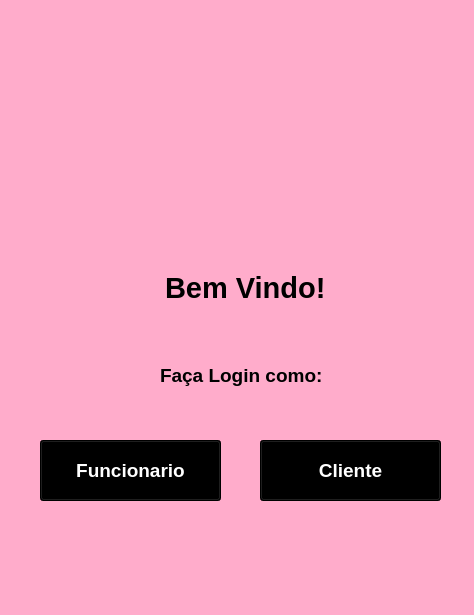
<?xml version="1.0" encoding="UTF-8"?>
<ui version="4.0">
 <class>Form</class>
 <widget class="QWidget" name="Form">
  <property name="geometry">
   <rect>
    <x>0</x>
    <y>0</y>
    <width>474</width>
    <height>615</height>
   </rect>
  </property>
  <property name="windowTitle">
   <string>Pre Login</string>
  </property>
  <property name="windowIcon">
   <iconset>
    <normaloff>../new tela/diamond-removebg-preview.png</normaloff>../new tela/diamond-removebg-preview.png</iconset>
  </property>
  <property name="styleSheet">
   <string notr="true">background-color: rgba(255, 172,  203);</string>
  </property>
  <widget class="QLabel" name="label">
   <property name="geometry">
    <rect>
     <x>94</x>
     <y>10</y>
     <width>291</width>
     <height>231</height>
    </rect>
   </property>
   <property name="maximumSize">
    <size>
     <width>291</width>
     <height>231</height>
    </size>
   </property>
   <property name="text">
    <string/>
   </property>
   <property name="pixmap">
    <pixmap>../new tela/biju-removebg-preview.png</pixmap>
   </property>
   <property name="scaledContents">
    <bool>true</bool>
   </property>
  </widget>
  <widget class="QLabel" name="label_2">
   <property name="geometry">
    <rect>
     <x>165</x>
     <y>267</y>
     <width>161</width>
     <height>41</height>
    </rect>
   </property>
   <property name="font">
    <font>
     <family>Nirmala UI</family>
     <pointsize>22</pointsize>
     <weight>75</weight>
     <bold>true</bold>
    </font>
   </property>
   <property name="text">
    <string>Bem Vindo!</string>
   </property>
  </widget>
  <widget class="QPushButton" name="funcionario">
   <property name="geometry">
    <rect>
     <x>40</x>
     <y>440</y>
     <width>181</width>
     <height>61</height>
    </rect>
   </property>
   <property name="font">
    <font>
     <family>Nirmala UI</family>
     <pointsize>14</pointsize>
     <weight>75</weight>
     <bold>true</bold>
    </font>
   </property>
   <property name="styleSheet">
    <string notr="true">color: rgb(255, 255, 255);
background-color: rgb(0, 0, 0);</string>
   </property>
   <property name="text">
    <string>Funcionario</string>
   </property>
  </widget>
  <widget class="QPushButton" name="cliente">
   <property name="geometry">
    <rect>
     <x>260</x>
     <y>440</y>
     <width>181</width>
     <height>61</height>
    </rect>
   </property>
   <property name="font">
    <font>
     <family>Nirmala UI</family>
     <pointsize>14</pointsize>
     <weight>75</weight>
     <bold>true</bold>
    </font>
   </property>
   <property name="styleSheet">
    <string notr="true">color: rgb(255, 255, 255);
background-color: rgb(0, 0, 0);</string>
   </property>
   <property name="text">
    <string>Cliente</string>
   </property>
  </widget>
  <widget class="QLabel" name="label_3">
   <property name="geometry">
    <rect>
     <x>160</x>
     <y>360</y>
     <width>161</width>
     <height>31</height>
    </rect>
   </property>
   <property name="font">
    <font>
     <family>Nirmala UI</family>
     <pointsize>14</pointsize>
     <weight>75</weight>
     <bold>true</bold>
    </font>
   </property>
   <property name="text">
    <string>Faça Login como:</string>
   </property>
  </widget>
  <widget class="QLabel" name="label_4">
   <property name="geometry">
    <rect>
     <x>201</x>
     <y>527</y>
     <width>81</width>
     <height>71</height>
    </rect>
   </property>
   <property name="text">
    <string/>
   </property>
   <property name="pixmap">
    <pixmap>iMAGENs/2-removebg-preview.png</pixmap>
   </property>
   <property name="scaledContents">
    <bool>true</bool>
   </property>
   <property name="wordWrap">
    <bool>false</bool>
   </property>
  </widget>
 </widget>
 <resources/>
 <connections/>
</ui>
